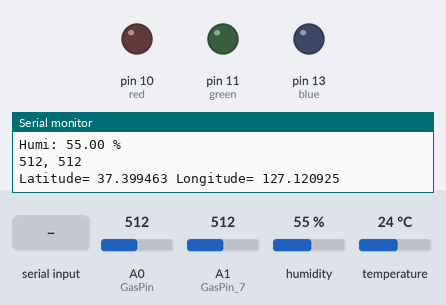
This sketch was run on a simulated Arduino Uno, built with avr-gcc and run on an emulated ATmega328P. On the bench: output pins drawn as LEDs (lit = HIGH), the last lines printed to the serial monitor. Dashed ring = blinking. The inputs (shaded band) are chosen by the test bench; at power-on: A0 (GasPin) = 512, A1 (GasPin_7) = 512, humidity 55 %, temperature 24 °C.

Above: at 1.2 s.
1.3 s: "a" received over the second serial link
At 3.7 s:
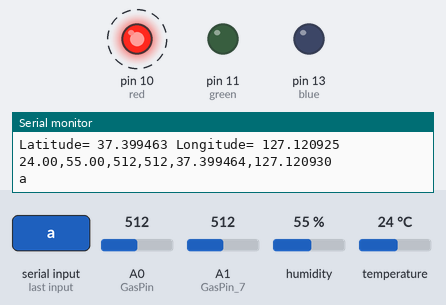
At 4.3 s:
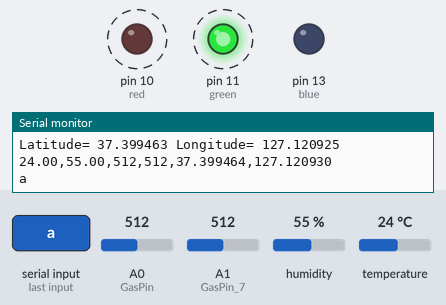
6.6 s: "1" received over the second serial link
At 7.9 s:
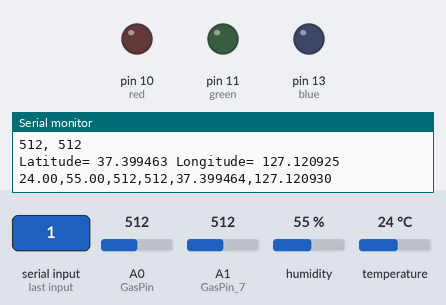
Timing chart, 0 to 9.6 s (numbered marks = the images above; inputs shaded):
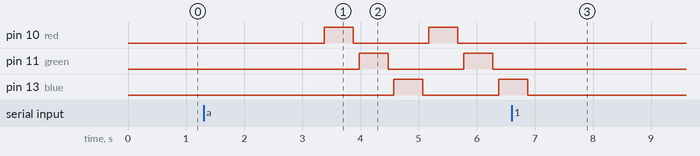

Measured:
- after the input at 1.3 s, pin 10 (red): alternates HIGH for 0.50 s and LOW for 1.3 s, starting after 2.1 s; pin 11 (green): alternates HIGH for 0.50 s and LOW for 1.3 s, starting after 2.7 s; pin 13 (blue): LOW → HIGH after 3.3 s, → LOW 0.50 s later, → HIGH 1.3 s later
- after the input at 6.6 s, pin 10 (red), pin 11 (green): stops changing and stays LOW; pin 13 (blue): goes on until 6.9 s, then stays LOW

The sketch:

sketch_smartvest_.ino
```cpp
#include <SoftwareSerial.h>
#define BT_RXD 9//수신
#define BT_TXD 8//전송

//7583033343935180B1E1

SoftwareSerial bluetooth(8, 9);

//온습도
#include <DHT.h>
#define DHTPIN 2 //digtal ~2 pin
#define DHTTYPE DHT11
DHT dht(DHTPIN, DHTTYPE);

//gas
const int GasPin = A0;
const int GasPin_7 = A1;

//GPS
#include <TinyGPS++.h>
TinyGPSPlus gps;
//SoftwareSerial nss(3,4);
double lat1=37.399463;
double lng1=127.120929;
int zero=0;

int i=0;


char cmd='b';

int speakerpin = 12;
int red = 10;
int green = 11;
int blue = 13;


void setup(void)
{
  //gas
  pinMode(GasPin ,INPUT);
  pinMode(GasPin_7 ,INPUT);

  Serial.begin(9600);
  //bluetooth
  bluetooth.begin(9600);
  //온습도
  dht.begin();
  Serial.println("power on!");

  pinMode(red, OUTPUT);
  pinMode(green, OUTPUT);
  pinMode(blue, OUTPUT);


////GPS
//  nss.begin(9600);
//  nss.available();
}


void loop(void)
{
  String arr="";
  if(bluetooth.available()){ // BT –> Data –> Serial
    cmd=bluetooth.read();
    }


  while(cmd=='a'){
  Serial.println(cmd);
  //tone(speakerpin,2000,1800);
  digitalWrite(red, HIGH);
  delay(500);
  digitalWrite(red, LOW);
  delay(100);

  digitalWrite(green, HIGH);
  delay(500);
  digitalWrite(green, LOW);
  delay(100);

  digitalWrite(blue, HIGH);
  delay(500);
  digitalWrite(blue, LOW);
  delay(100);
  if(bluetooth.available()){ // BT –> Data –> Serial
    cmd=bluetooth.read();
    }
  }
    cmd='b';

    float h = dht.readHumidity(); //습도
    float t = dht.readTemperature(); //온도
    int gas_5=analogRead(GasPin);
    int gas_7=analogRead(GasPin_7);

    if (isnan(h) || isnan(t)) {
    Serial.println("Failed to read from DHT sensor!");
    arr=arr+"0,0";
    }else{
    Serial.print("Temp: ");
    Serial.print(t);
    Serial.print(" C \n");
    Serial.print("Humi: ");
    Serial.print(h);
    Serial.println(" %\t");
    arr=String(t)+","+String(h)+",";
    }

    if(isnan(gas_5) || isnan(gas_7)){
     Serial.println("Failed to read from gas sensor!");
    arr=arr+"0,0";
    }else{
    Serial.print(gas_5);
    Serial.print(", ");
    Serial.println(gas_7);
    arr=arr+String(gas_5)+","+String(gas_7)+",";
    }


//GPS

//nss.listen();
//    gps.encode(nss.read());
    if (gps.location.isUpdated()){
      lat1=gps.location.lat();
      lng1=gps.location.lng();
    }
    Serial.print("Latitude= ");
      Serial.print(lat1, 6);
      Serial.print(" Longitude= ");
      Serial.println(lng1, 6);

    String latt="";
    String lngg="";
    char TempString[10];  //  Hold The Convert Data
    dtostrf(lat1,6,6,TempString);
    latt = String(TempString);  // cast it to string from char
    char TempString2[10];  //  Hold The Convert Data
    dtostrf(lng1,6,6,TempString2);
    lngg = String(TempString2);  // cast it to string from char

      arr=arr+latt+","+lngg;
    Serial.println(arr);

      if(Serial.available()){ // Serial –> Data –> BT
      bluetooth.write(Serial.read());
    }
   bluetooth.print(arr);
   bluetooth.println();

   delay(1000);

}
```
